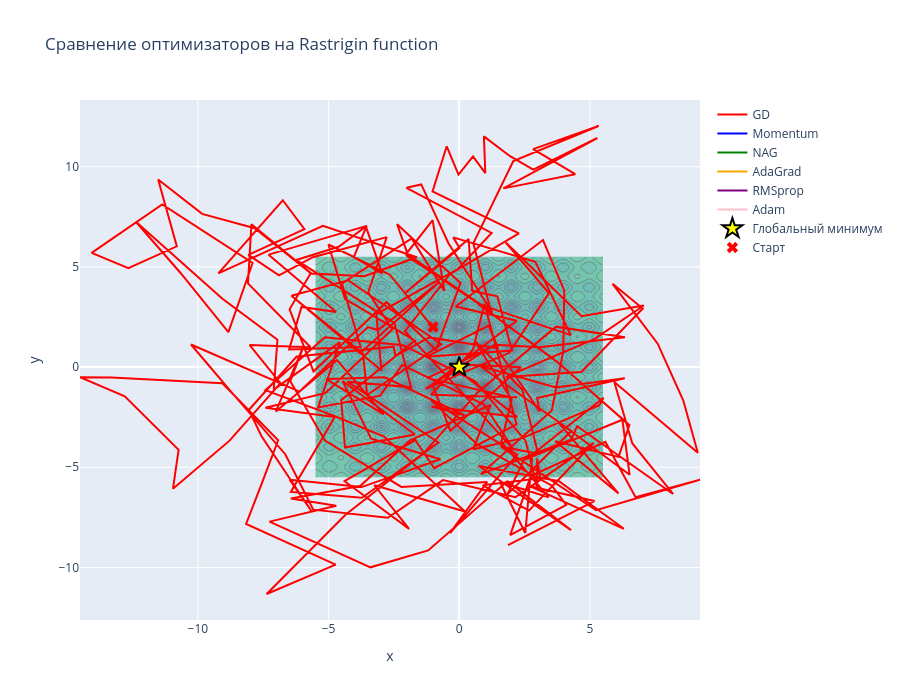

The cell this chart's notebook holds for it:
### Code cell
# Параметры
initial_point = np.array([-1.0, 2.0])  # стартовая точка вдали от минимума — не меняем!
n_iter = 300

# Создаём оптимизаторы
optimizers = {
    'GD':       VanillaGD(learning_rate=0.05, n_iterations=n_iter),
    'Momentum': MomentumGD(learning_rate=0.05, n_iterations=n_iter, beta=0.9),
    'NAG':      NesterovGD(learning_rate=0.05, n_iterations=n_iter, beta=0.9),
    'AdaGrad':  AdaGrad(learning_rate=0.05,  n_iterations=n_iter),
    'RMSprop':  RMSprop(learning_rate=0.05,  n_iterations=n_iter, beta=0.9),
    'Adam':     Adam(learning_rate=0.05,     n_iterations=n_iter)
    }



# Создаём сетку для визуализации
x_range = np.linspace(-5.5, 5.5, 300)
y_range = np.linspace(-5.5, 5.5, 300)
X, Y = np.meshgrid(x_range, y_range)
Z = np.zeros_like(X)

for i in range(len(x_range)):
    for j in range(len(y_range)):
        Z[j, i] = rastrigin_function(np.array([X[j, i], Y[j, i]]))

# Обучаем все оптимизаторы
results = {}
for name, optimizer in optimizers.items():
    optimizer.fit(loss_fn=rastrigin_function, grad_fn=rastrigin_gradient, initial_params=initial_point)
    final_params = optimizer.history['params'][-1]
    results[name] = optimizer.history
  

    print(f"{name:12s}: Final loss = {rastrigin_function(final_params):.6f},"
          f"Params = [{final_params[0]:.4f}, {final_params[1]:.4f}]")

print(f"\nГлобальный минимум (True): [0, 0]")

# Визуализация траекторий — если вы ничего не меняли в базовом классе — оно просто запустится
fig_opt = go.Figure()

# Контур функции
fig_opt.add_trace(
    go.Contour(
        x=x_range,
        y=y_range,
        z=np.log10(Z + 1),  # лог по (f + 1), чтобы избежать log(0)
        colorscale='Viridis',
        showscale=False,
        contours=dict(start=0, end=3, size=0.1),
        opacity=0.6,
        name='Rastrigin function (log scale)'
    )
)

# Траектории всех оптимизаторов
colors = ['red', 'blue', 'green', 'orange', 'purple', 'pink']
for idx, (name, history) in enumerate(results.items()):
    trajectory = np.array(history['params'])
    fig_opt.add_trace(
        go.Scatter(
            x=trajectory[:, 0],
            y=trajectory[:, 1],
            mode='lines',
            line=dict(color=colors[idx], width=2),
            name=name
        )
    )

# Глобальный минимум
fig_opt.add_trace(
    go.Scatter(
        x=[0.0], y=[0.0],
        mode='markers',
        marker=dict(size=15, color='yellow', symbol='star',
                    line=dict(color='black', width=2)),
        name='Глобальный минимум'
    )
)

# Стартовая точка
fig_opt.add_trace(
    go.Scatter(
        x=[initial_point[0]], y=[initial_point[1]],
        mode='markers',
        marker=dict(size=10, color='red', symbol='x'),
        name='Старт'
    )
)

fig_opt.update_layout(
    title="Сравнение оптимизаторов на Rastrigin function",
    xaxis_title="x",
    yaxis_title="y",
    hovermode='closest',
    width=900,
    height=700
)

fig_opt.show()

### Figure 1 — Plotly figure (JSON) as saved in the notebook; plotly's stock layout.template omitted (floating-point values rounded to 4 significant figures; data arrays with more than 128 entries replaced by an {"elided": "..."} marker saying what was removed)
{"data": [{"colorscale": [[0, "#440154"], [0.1111, "#482878"], [0.2222, "#3e4989"], [0.3333, "#31688e"], [0.4444, "#26828e"], [0.5556, "#1f9e89"], [0.6667, "#35b779"], [0.7778, "#6ece58"], [0.8889, "#b5de2b"], [1, "#fde725"]], "contours": {"end": 3, "size": 0.1, "start": 0}, "name": "Rastrigin function (log scale)", "opacity": 0.6, "showscale": false, "type": "contour", "x": {"elided": "300 float values"}, "y": {"elided": "300 float values"}, "z": {"elided": "300x300 float values"}}, {"line": {"color": "red", "width": 2}, "mode": "lines", "name": "GD", "type": "scatter", "x": {"elided": "301 float values"}, "y": {"elided": "301 float values"}}, {"line": {"color": "blue", "width": 2}, "mode": "lines", "name": "Momentum", "type": "scatter", "x": {"elided": "301 float values"}, "y": {"elided": "301 float values"}}, {"line": {"color": "green", "width": 2}, "mode": "lines", "name": "NAG", "type": "scatter", "x": {"elided": "301 float values"}, "y": {"elided": "301 float values"}}, {"line": {"color": "orange", "width": 2}, "mode": "lines", "name": "AdaGrad", "type": "scatter", "x": {"elided": "301 float values"}, "y": {"elided": "301 float values"}}, {"line": {"color": "purple", "width": 2}, "mode": "lines", "name": "RMSprop", "type": "scatter", "x": {"elided": "301 float values"}, "y": {"elided": "301 float values"}}, {"line": {"color": "pink", "width": 2}, "mode": "lines", "name": "Adam", "type": "scatter", "x": {"elided": "301 float values"}, "y": {"elided": "301 float values"}}, {"marker": {"color": "yellow", "line": {"color": "black", "width": 2}, "size": 15, "symbol": "star"}, "mode": "markers", "name": "Глобальный минимум", "type": "scatter", "x": [0], "y": [0]}, {"marker": {"color": "red", "size": 10, "symbol": "x"}, "mode": "markers", "name": "Старт", "type": "scatter", "x": [-1], "y": [2]}], "layout": {"height": 700, "hovermode": "closest", "title": {"text": "Сравнение оптимизаторов на Rastrigin function"}, "width": 900, "xaxis": {"title": {"text": "x"}}, "yaxis": {"title": {"text": "y"}}}}
